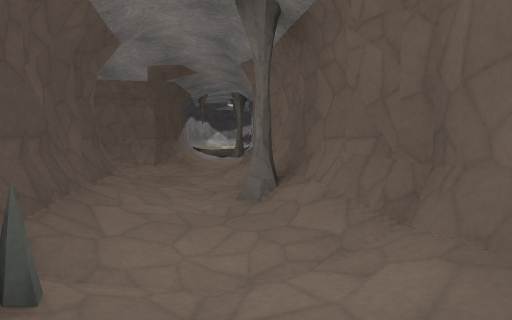
view 1 (above)

16 first-person views from a walk through a Godot game level. The camera is 1.4 m above the floor, tilts 4° down and sees 80° across. The floor is counted in squares, 2 m on a side. Each view is taken from the middle of a square. On the plan, view 1 faces up. The plan holds only what a view shows up to about 10 squares ahead; the rest is blank. The place goes on beyond the plan. Surface patterns are stand-ins for the level's own textures.

view 2
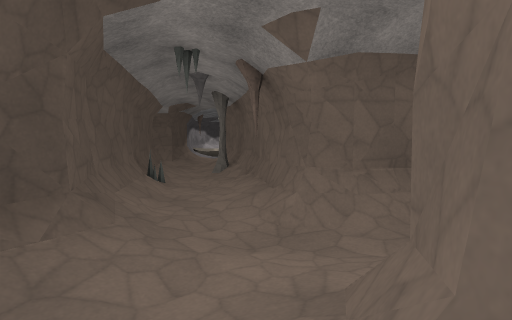

view 3
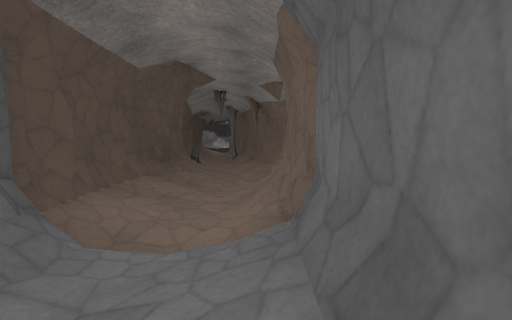

view 4
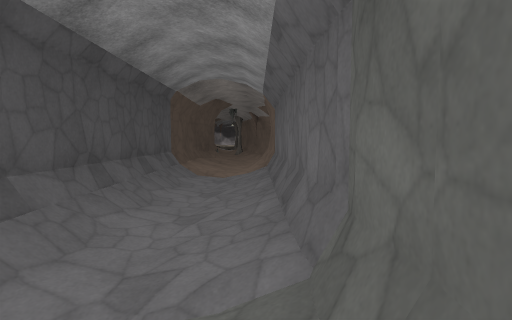

view 5
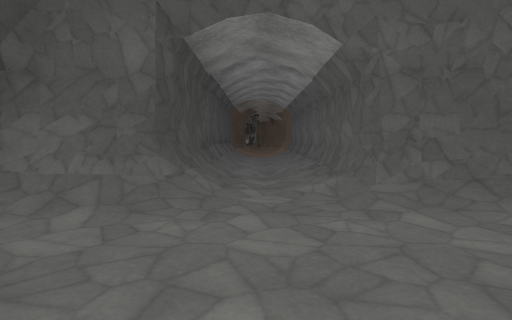

view 6
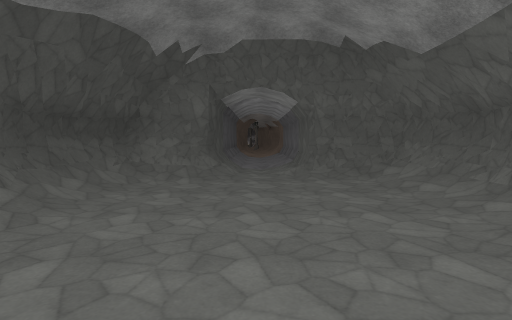

view 7
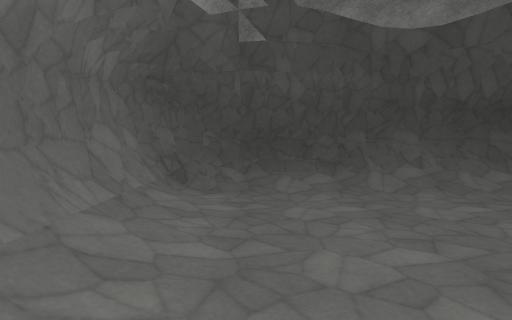

view 8
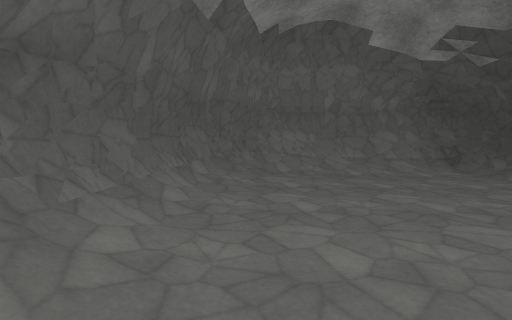

view 9
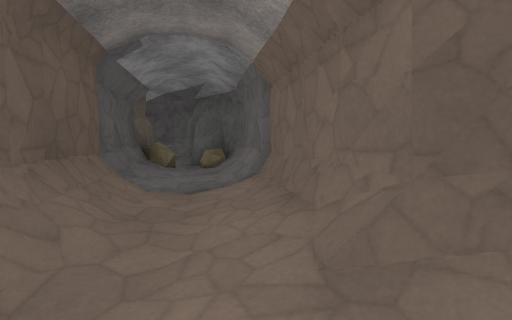

view 10
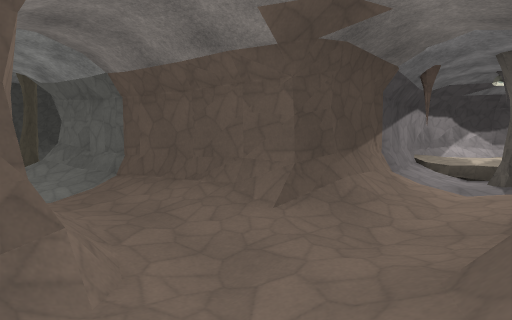

view 11
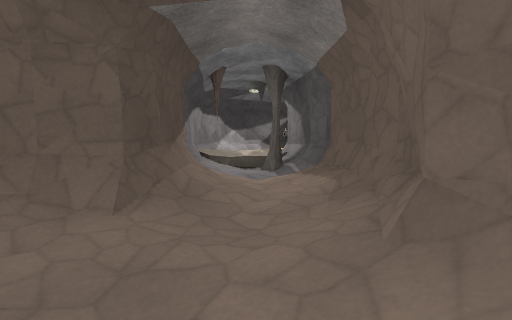

view 12
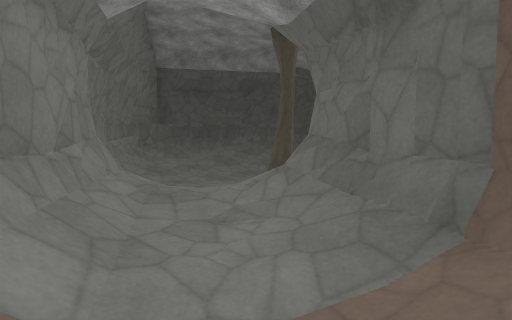

view 13
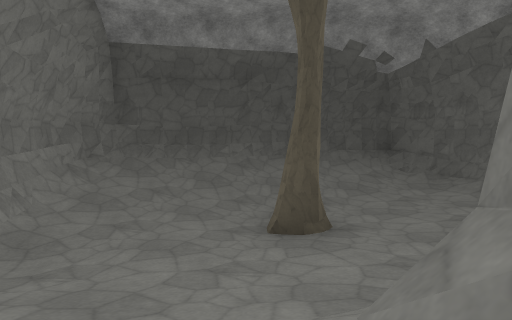

view 14
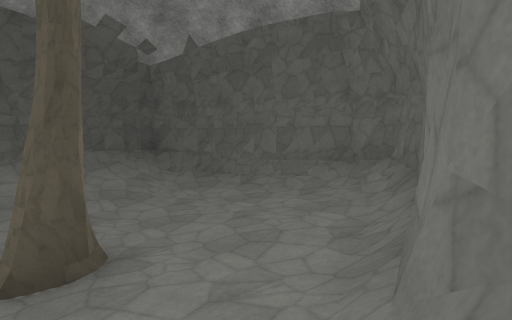

view 15
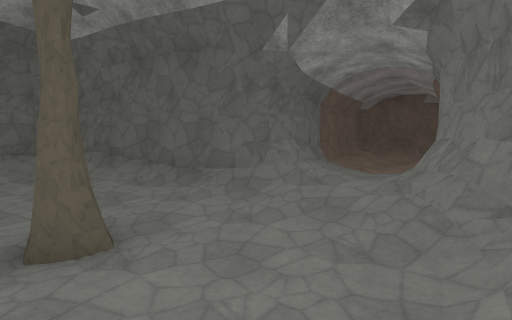

view 16
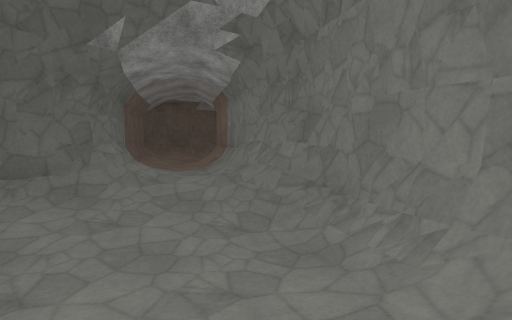

### Floor plan
Key: @ floor where view 1 was taken; # wall or solid block; . main floor; - floor 0.25 m lower than the main floor; _ floor 0.5 m lower than the main floor; < floor 0.75 m lower than the main floor; ( floor 1 m lower than the main floor; / step, stairs or slope; = window, fence, low wall or low ledge; P pillar; B boulder.
Columns run from 15 left of view 1 to 9 right of it. Each row starts with its distance up from view 1.
 13             ##
 12             #=##
 11             #/P#
 10  ######     #/-##
  9 ##/__-#     ##-/#
  8 #/_<__/#     #./#
  7 #/_<<_/#  ####-/#
  6 #/_(#<_####//--##
  5 #//(/<_//------##
  4 #//<(<_../####-/#
  3 ##//<</####  #.P#
  2  #//####     #/-#
  1  ####        ##-#
  0               #@## ######
 -1               #-/###///B#
 -2               #/_------B#
 -3               #.-///#####
 -4               #./####
 -5               #./#
 -6               #-/#
 -7               #-/#
 -8               #./#
 -9               #./#
-10               #./#
-11               #./#
-12               #-/#
-13               #-/#
-14               #-/#
-15             ###-/##
-16            ##//../##
-17            #/...../#
-18            #/...../#
-19            #/...../#
-20            #/...../#
-21            #/.....##
-22            #/..../#
-23            ##///###
-24             #####

Positions as (right, up) in squares from view 1, and headings:
1: (0, 0), facing up
2: (1, -5), facing up
3: (1, -9), facing up
4: (1, -14), facing up
5: (0, -19), facing up
6: (0, -23), facing up
7: (2, -22), facing left
8: (2, -16), facing down
9: (0, -3), facing right
10: (0, 4), facing up-left
11: (-1, 4), facing up
12: (-4, 5), facing left
13: (-7, 5), facing left
14: (-8, 5), facing up-left
15: (-12, 2), facing up-right
16: (-13, 3), facing right
